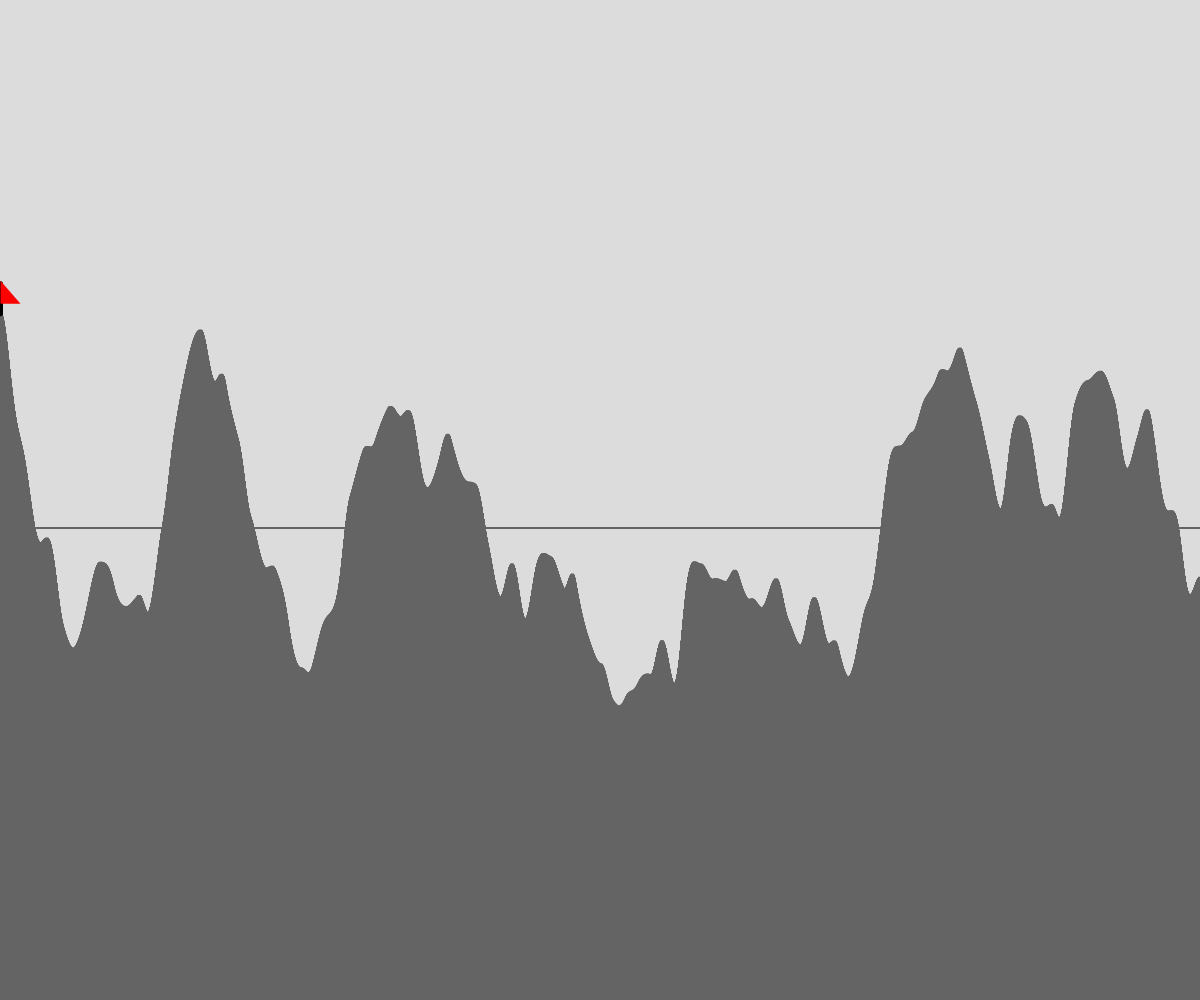
Frame 1 (no input)
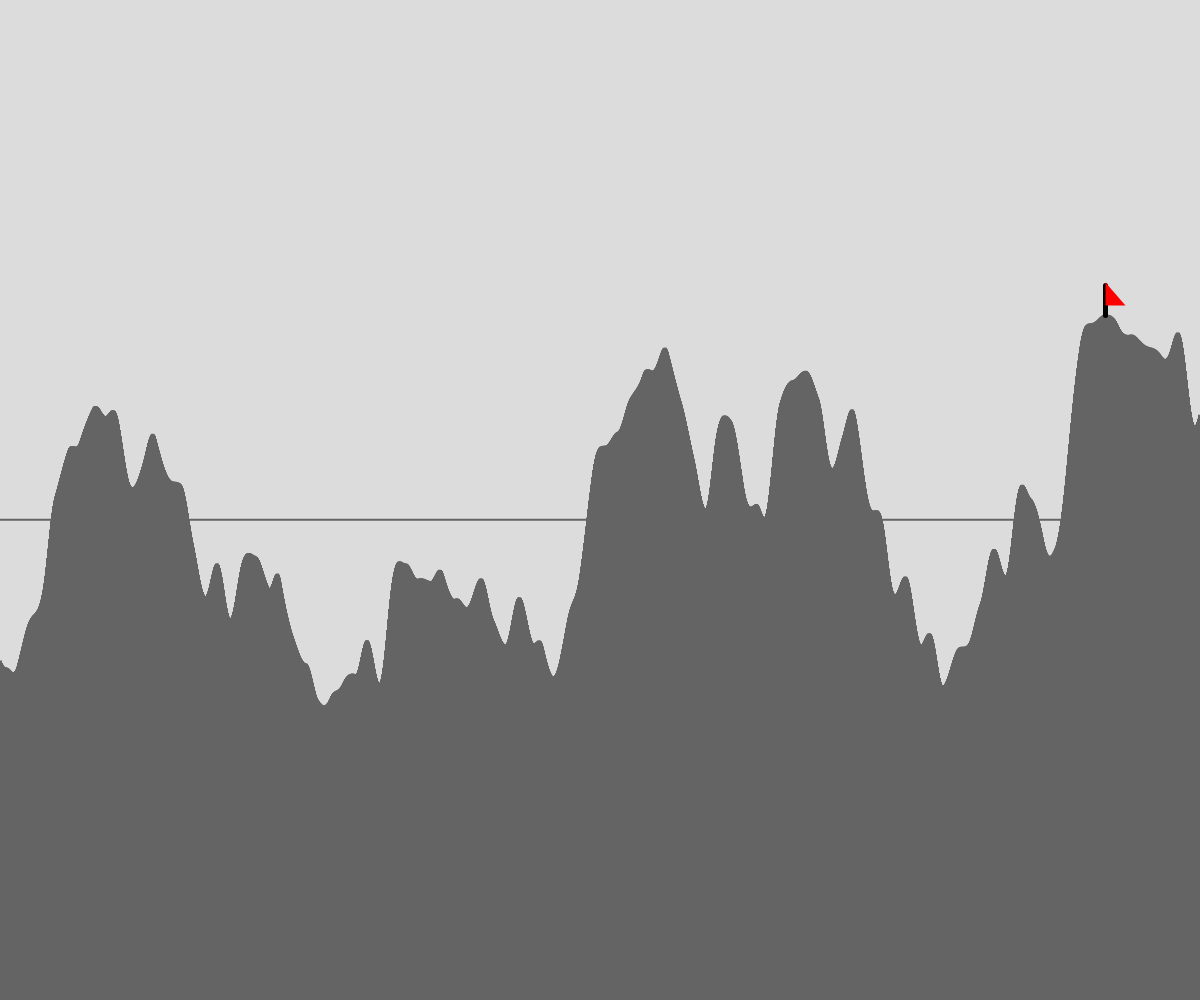
Frame 60 (no input)
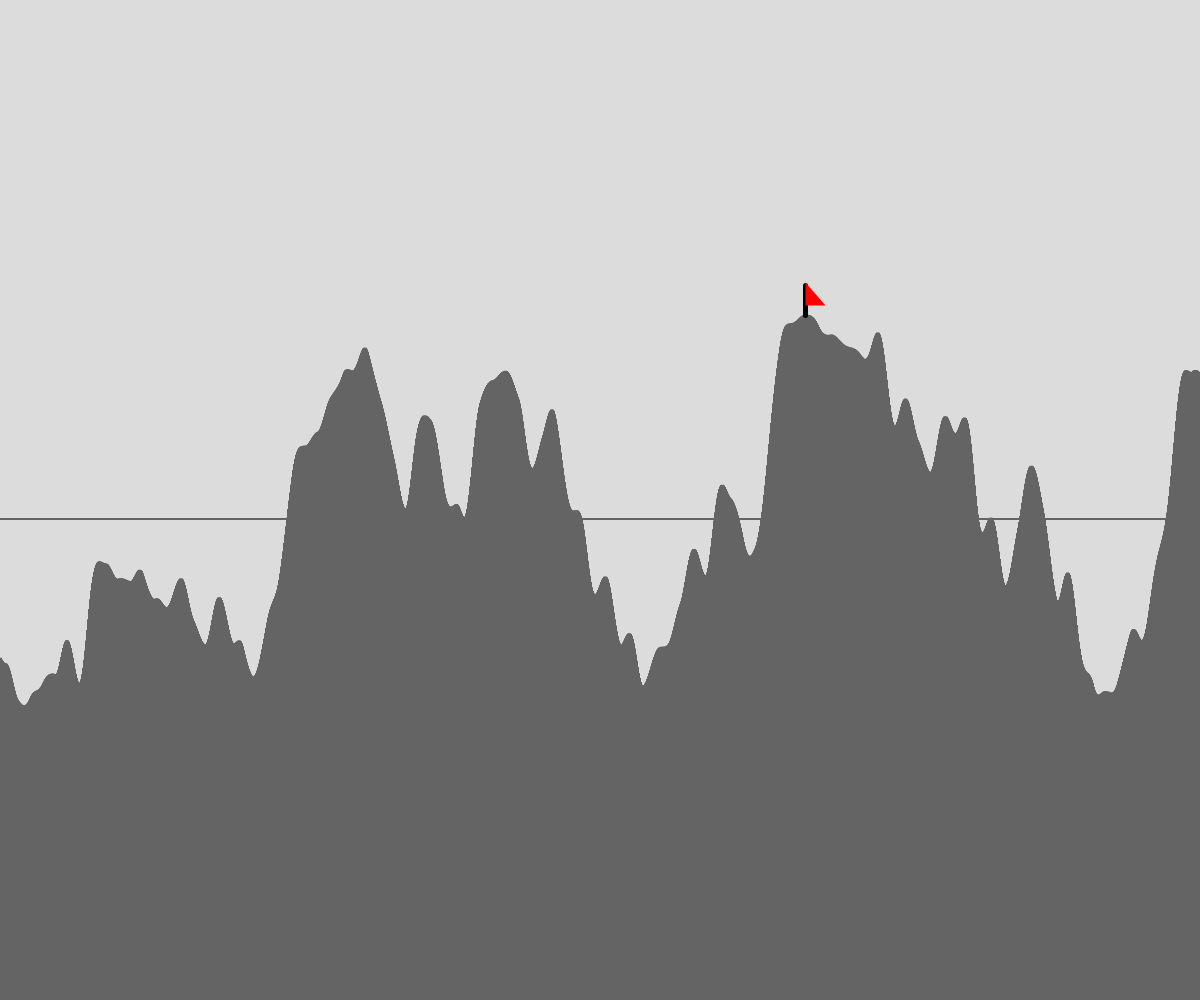
Frame 120 (the mouse pressed at the canvas centre since frame 60)

The p5.js sketch that drew these frames (run headless with seeded random() and noise() and a simulated clock; from frame 60 on, the mouse is pressed at the canvas centre):

// p5.js sketch
// ── sketch.js
// Perlin Noise Project (Terrain Generation)
// JunyuTang
// Apr 23
// Use the noise() to make the terrain is generated


let rectWidth = 1;
let noiseOffset = 0; // Offset for the initial noise value, incremented each frame

function setup() {
  createCanvas(windowWidth, windowHeight);
  generateTerrain();
}

function generateTerrain() {
  let noiseValue = noiseOffset;   // ; // Start with the current offset each frame
  let highestHeight = -Infinity;
  let highestX = 0;
  let highestY = 0;

  let totalHeight = 0; 
  let count = 0;        

  rectMode(CORNERS);
  for (let x = 0; x < width; x += rectWidth) {
    let rectHeight = map(noise(noiseValue), 0, 1, 50, 1000);     // Use noise() function to generate heights
    let x2 = x + rectWidth;
    let y2 = height - rectHeight;

    fill(0, 0, 255, 0);
    rect(x, height, x2, y2);

    // check if this is the highest point so far
    if (rectHeight > highestHeight) {
      highestHeight = rectHeight;
      highestX = x + rectWidth / 2;
      highestY = y2;
    }

    totalHeight += rectHeight; 
    count++;

    noiseValue += 0.01;
  }
  rectMode(CORNER);

  //draw flag at the highest point 
  drawFlag(highestX, highestY);


  let avgHeight = totalHeight / count;
  let avgY = height - avgHeight;
  stroke(100); 
  strokeWeight(2);
  line(0, avgY, width, avgY);
}


function draw() {
  background(220); 
  generateTerrain(); // Redraw terrain each frame
  noiseOffset += 0.05; // Increment the offset slightly each frame for panning
}

// change the rect width
function keyPressed() {
  if (keyCode === LEFT_ARROW) {
    rectWidth = max(1, rectWidth - 1);
  } else if (keyCode === RIGHT_ARROW) {
    rectWidth += 1;
  }
  generateTerrain();
}

// draw the flag
function drawFlag(x, y) {
  stroke(0);
  strokeWeight(5);
  line(x, y, x, y - 30);

  fill(255, 0, 0);
  noStroke();
  triangle(x, y - 10, x, y - 33, x + 20, y - 10);
}
